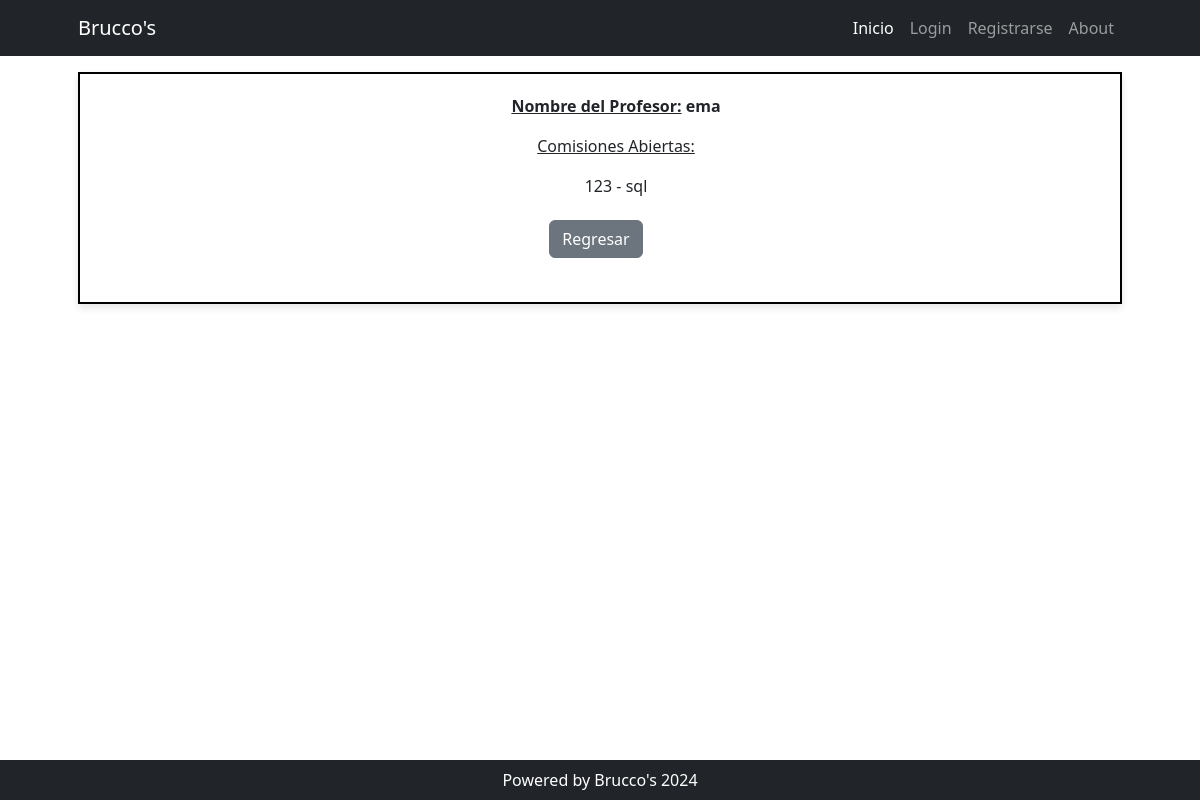
The page /profesores/detail/1 on the database as committed earlier.
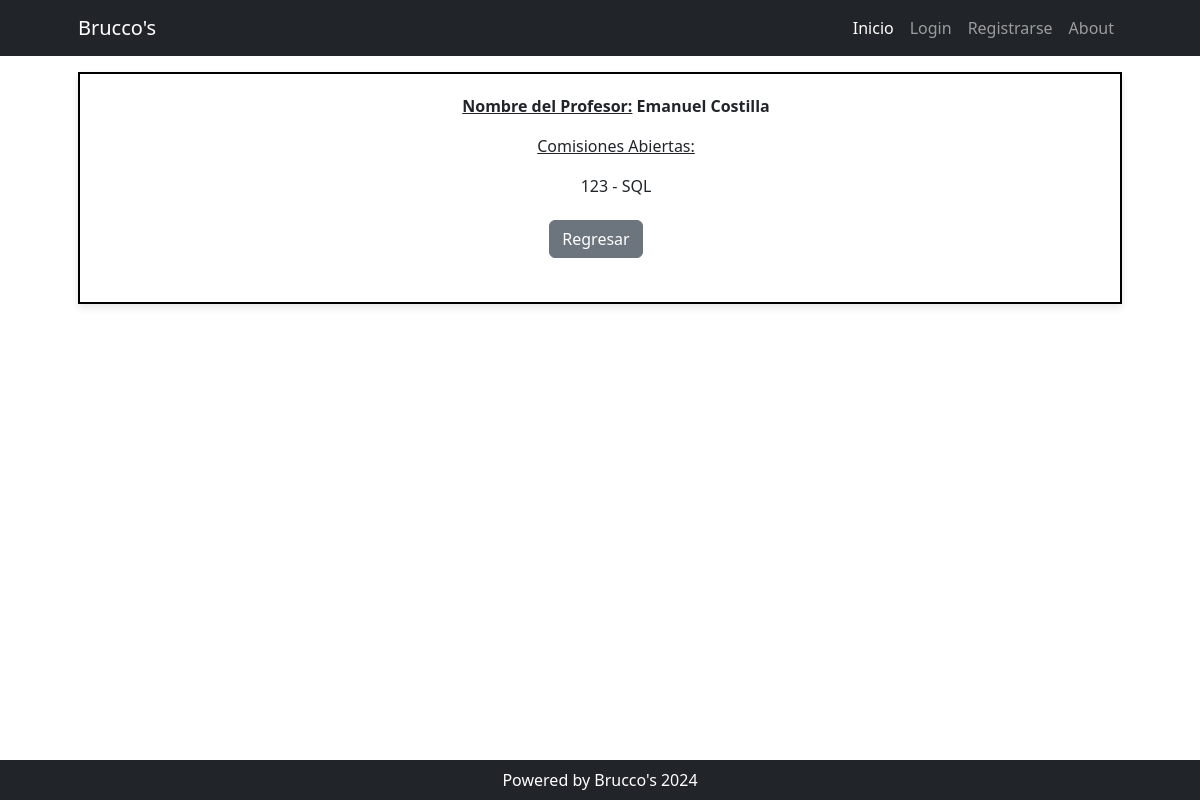
The same page on the database as committed later.
### cursos/models.py (models this page shows, shortened)
class Profesor(models.Model):
    nombre = models.CharField(max_length=100, unique=True)

class Comision(models.Model):
    nombre = models.PositiveBigIntegerField(unique=True)
    curso = models.ForeignKey(Curso, on_delete=models.SET_NULL, null=True, blank=True, related_name="comisiones")
    profesor = models.ForeignKey(Profesor, on_delete=models.SET_NULL, null=True, blank=True, related_name="comisiones")
    estudiante = models.ManyToManyField(Estudiante, related_name="comisiones")

class Curso(models.Model):
    nombre = models.CharField(max_length=100)
    def __str__(self):
        return self.nombre

### profesores/views.py (the view)
# urls.py: path("detail/<int:pk>", views.ProfesorDetail.as_view(), name="detail"),
class ProfesorDetail(DetailView):
    model = models.Profesor

### profesores/templates/cursos/profesor_detail.html (shortened to what this page needs)
{% extends 'core/base.html' %}
{% block contenido %}
<div style="border: 2px solid #000; padding: 20px; background-color: #fff; box-shadow: 0 4px 8px rgba(0, 0, 0, 0.1); text-align: center;">
    <ul>
        <p><b><u>Nombre del Profesor:</u> {{ object.nombre }}</p></b>
        <p><p><u>Comisiones Abiertas:</p></u>
            {% for comision in object.comisiones.all %}
            <p>{{comision.nombre}} - {{comision.curso}}</p>
            {% endfor %}
        </p>
    </ul>
    <div class="fs-3 pb-4">
        <a class="btn btn-secondary me-2" href="{% url 'profesores:home' %}">Regresar</a>
    </div>
</div>
{% endblock contenido %}

Rows that differ between the two databases and show on the page:
changed Profesor: nombre "ema" → "Emanuel Costilla"
changed through a linked row, Comision: curso "sql" → "SQL"
